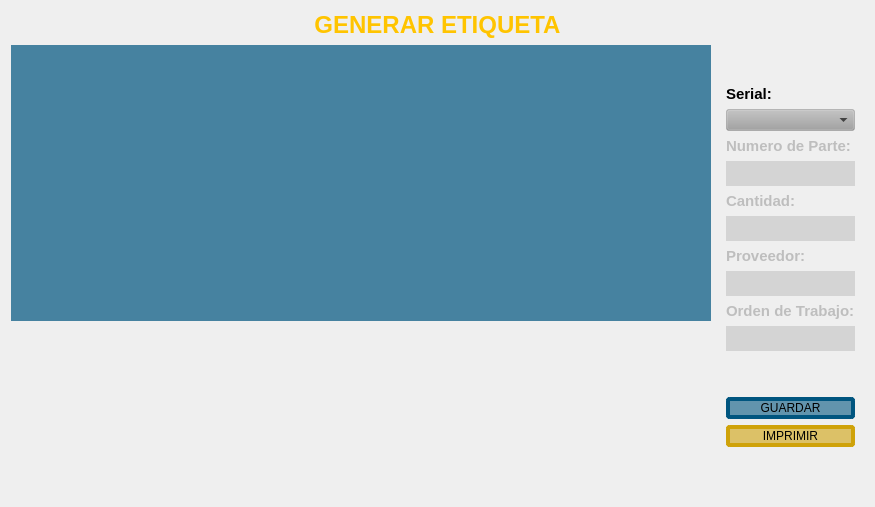
               <widget class="QWidget" name="Report_Page">
                <layout class="QVBoxLayout" name="verticalLayout_24">
                 <item>
                  <layout class="QVBoxLayout" name="verticalLayout_22">
                   <item>
                    <widget class="QLabel" name="label_6">
                     <property name="sizePolicy">
                      <sizepolicy hsizetype="Preferred" vsizetype="Fixed">
                       <horstretch>0</horstretch>
                       <verstretch>0</verstretch>
                      </sizepolicy>
                     </property>
                     <property name="text">
                      <string>&lt;html&gt;&lt;head/&gt;&lt;body&gt;&lt;p align=&quot;center&quot;&gt;&lt;span style=&quot; font-size:18pt; font-weight:700; color:#ffc400;&quot;&gt;GENERAR ETIQUETA&lt;/span&gt;&lt;/p&gt;&lt;/body&gt;&lt;/html&gt;</string>
                     </property>
                    </widget>
                   </item>
                   <item>
                    <layout class="QHBoxLayout" name="horizontalLayout_8">
                     <item>
                      <layout class="QVBoxLayout" name="verticalLayout_34">
                       <item>
                        <widget class="QLabel" name="lbl_labelMasterEdit">
                         <property name="sizePolicy">
                          <sizepolicy hsizetype="Fixed" vsizetype="Fixed">
                           <horstretch>0</horstretch>
                           <verstretch>0</verstretch>
                          </sizepolicy>
                         </property>
                         <property name="minimumSize">
                          <size>
                           <width>700</width>
                           <height>200</height>
                          </size>
                         </property>
                         <property name="maximumSize">
                          <size>
                           <width>700</width>
                           <height>500</height>
                          </size>
                         </property>
                         <property name="styleSheet">
                          <string notr="true">background-color: rgba(0, 85, 127, 180);</string>
                         </property>
                         <property name="text">
                          <string/>
                         </property>
                         <property name="pixmap">
                          <pixmap>../Label_Master.PNG</pixmap>
                         </property>
                         <property name="scaledContents">
                          <bool>true</bool>
                         </property>
                        </widget>
                       </item>
                       <item>
                        <spacer name="verticalSpacer_7">
                         <property name="orientation">
                          <enum>Qt::Vertical</enum>
                         </property>
                         <property name="sizeType">
                          <enum>QSizePolicy::Minimum</enum>
                         </property>
                         <property name="sizeHint" stdset="0">
                          <size>
                           <width>20</width>
                           <height>175</height>
                          </size>
                         </property>
                        </spacer>
                       </item>
                      </layout>
                     </item>
                     <item>
                      <widget class="QFrame" name="verticalFrame_2">
                       <property name="maximumSize">
                        <size>
                         <width>200</width>
                         <height>1500</height>
                        </size>
                       </property>
                       <layout class="QVBoxLayout" name="verticalLayout_25">
                        <property name="topMargin">
                         <number>40</number>
                        </property>
                        <item>
                         <widget class="QLabel" name="label_11">
                          <property name="sizePolicy">
                           <sizepolicy hsizetype="Preferred" vsizetype="Fixed">
                            <horstretch>0</horstretch>
                            <verstretch>0</verstretch>
                           </sizepolicy>
                          </property>
                          <property name="text">
                           <string>&lt;html&gt;&lt;head/&gt;&lt;body&gt;&lt;p&gt;&lt;span style=&quot; font-size:11pt; font-weight:700;&quot;&gt;Serial:&lt;/span&gt;&lt;/p&gt;&lt;/body&gt;&lt;/html&gt;</string>
                          </property>
                         </widget>
                        </item>
                        <item>
                         <widget class="QComboBox" name="box_serial">
                          <property name="styleSheet">
                           <string notr="true">background-color: rgba(161, 161, 161,90);</string>
                          </property>
                          <property name="placeholderText">
                           <string>Serial</string>
                          </property>
                         </widget>
                        </item>
                        <item>
                         <widget class="QLabel" name="label_8">
                          <property name="enabled">
                           <bool>false</bool>
                          </property>
                          <property name="sizePolicy">
                           <sizepolicy hsizetype="Preferred" vsizetype="Fixed">
                            <horstretch>0</horstretch>
                            <verstretch>0</verstretch>
                           </sizepolicy>
                          </property>
                          <property name="text">
                           <string>&lt;html&gt;&lt;head/&gt;&lt;body&gt;&lt;p&gt;&lt;span style=&quot; font-size:11pt; font-weight:700;&quot;&gt;Numero de Parte:&lt;/span&gt;&lt;/p&gt;&lt;/body&gt;&lt;/html&gt;</string>
                          </property>
                         </widget>
                        </item>
                        <item>
                         <widget class="QLabel" name="lbl_PartNoprint">
                          <property name="minimumSize">
                           <size>
                            <width>0</width>
                            <height>25</height>
                           </size>
                          </property>
                          <property name="font">
                           <font>
                            <family>Segoe UI</family>
                            <pointsize>10</pointsize>
                            <italic>false</italic>
                            <bold>false</bold>
                           </font>
                          </property>
                          <property name="styleSheet">
                           <string notr="true">color: rgb(255, 196, 0);
background-color: rgba(161, 161, 161,90);</string>
                          </property>
                          <property name="text">
                           <string/>
                          </property>
                         </widget>
                        </item>
                        <item>
                         <widget class="QLabel" name="label_9">
                          <property name="enabled">
                           <bool>false</bool>
                          </property>
                          <property name="sizePolicy">
                           <sizepolicy hsizetype="Preferred" vsizetype="Fixed">
                            <horstretch>0</horstretch>
                            <verstretch>0</verstretch>
                           </sizepolicy>
                          </property>
                          <property name="text">
                           <string>&lt;html&gt;&lt;head/&gt;&lt;body&gt;&lt;p&gt;&lt;span style=&quot; font-size:11pt; font-weight:700;&quot;&gt;Cantidad:&lt;/span&gt;&lt;/p&gt;&lt;/body&gt;&lt;/html&gt;</string>
                          </property>
                         </widget>
                        </item>
                        <item>
                         <widget class="QLabel" name="lbl_QtyPrint">
                          <property name="minimumSize">
                           <size>
                            <width>0</width>
                            <height>25</height>
                           </size>
                          </property>
                          <property name="styleSheet">
                           <string notr="true">color: rgb(255, 196, 0);
background-color: rgba(161, 161, 161,90);</string>
                          </property>
                          <property name="text">
                           <string/>
                          </property>
                         </widget>
                        </item>
                        <item>
                         <widget class="QLabel" name="label_10">
                          <property name="enabled">
                           <bool>false</bool>
                          </property>
                          <property name="sizePolicy">
                           <sizepolicy hsizetype="Preferred" vsizetype="Fixed">
                            <horstretch>0</horstretch>
                            <verstretch>0</verstretch>
                           </sizepolicy>
                          </property>
                          <property name="text">
                           <string>&lt;html&gt;&lt;head/&gt;&lt;body&gt;&lt;p&gt;&lt;span style=&quot; font-size:11pt; font-weight:700;&quot;&gt;Proveedor:&lt;/span&gt;&lt;/p&gt;&lt;/body&gt;&lt;/html&gt;</string>
                          </property>
                         </widget>
                        </item>
                        <item>
                         <widget class="QLabel" name="lbl_ProveedorPrint">
                          <property name="minimumSize">
                           <size>
                            <width>0</width>
                            <height>25</height>
                           </size>
                          </property>
                          <property name="styleSheet">
                           <string notr="true">color: rgb(255, 196, 0);
background-color: rgba(161, 161, 161,90);</string>
                          </property>
                          <property name="text">
                           <string/>
                          </property>
                         </widget>
                        </item>
                        <item>
                         <widget class="QLabel" name="label_12">
                          <property name="enabled">
                           <bool>false</bool>
                          </property>
                          <property name="sizePolicy">
                           <sizepolicy hsizetype="Preferred" vsizetype="Fixed">
                            <horstretch>0</horstretch>
                            <verstretch>0</verstretch>
                           </sizepolicy>
                          </property>
                          <property name="text">
                           <string>&lt;html&gt;&lt;head/&gt;&lt;body&gt;&lt;p&gt;&lt;span style=&quot; font-size:11pt; font-weight:700;&quot;&gt;Orden de Trabajo:&lt;/span&gt;&lt;/p&gt;&lt;/body&gt;&lt;/html&gt;</string>
                          </property>
                         </widget>
                        </item>
                        <item>
                         <widget class="QLabel" name="lbl_OTPrint">
                          <property name="minimumSize">
                           <size>
                            <width>0</width>
                            <height>25</height>
                           </size>
                          </property>
                          <property name="styleSheet">
                           <string notr="true">color: rgb(255, 196, 0);
background-color: rgba(161, 161, 161,90);</string>
                          </property>
                          <property name="text">
                           <string/>
                          </property>
                         </widget>
                        </item>
                        <item>
                         <spacer name="verticalSpacer_9">
                          <property name="orientation">
                           <enum>Qt::Vertical</enum>
                          </property>
                          <property name="sizeType">
                           <enum>QSizePolicy::Fixed</enum>
                          </property>
                          <property name="sizeHint" stdset="0">
                           <size>
                            <width>20</width>
                            <height>40</height>
                           </size>
                          </property>
                         </spacer>
                        </item>
                        <item>
                         <widget class="QPushButton" name="btn_saveDataLabel">
                          <property name="styleSheet">
                           <string notr="true">QPushButton{
background-color: rgba(0, 85, 127, 150);
font:15pt &quot;Segoe UI&quot;;
border-radius: 4px;
border: 4px solid black;
border-color: rgb(0, 85, 127);}

QPushButton:pressed {
	background-color: rgb(0, 85, 127);
}
</string>
                          </property>
                          <property name="text">
                           <string>GUARDAR</string>
                          </property>
                         </widget>
                        </item>
                        <item>
                         <widget class="QPushButton" name="btn_PrintLabel">
                          <property name="styleSheet">
                           <string notr="true">QPushButton{background-color: rgba(207, 162, 9,150);
font:15pt &quot;Segoe UI&quot;;
border-radius: 4px;
border: 4px solid black;
border-color: rgb(207, 162, 9);}

QPushButton:pressed {
	background-color: rgb(255, 233, 51 );
}</string>
                          </property>
                          <property name="text">
                           <string>IMPRIMIR</string>
                          </property>
                         </widget>
                        </item>
                        <item>
                         <spacer name="verticalSpacer_5">
                          <property name="orientation">
                           <enum>Qt::Vertical</enum>
                          </property>
                          <property name="sizeHint" stdset="0">
                           <size>
                            <width>20</width>
                            <height>40</height>
                           </size>
                          </property>
                         </spacer>
                        </item>
                       </layout>
                      </widget>
                     </item>
                    </layout>
                   </item>
                  </layout>
                 </item>
                </layout>
               </widget>
